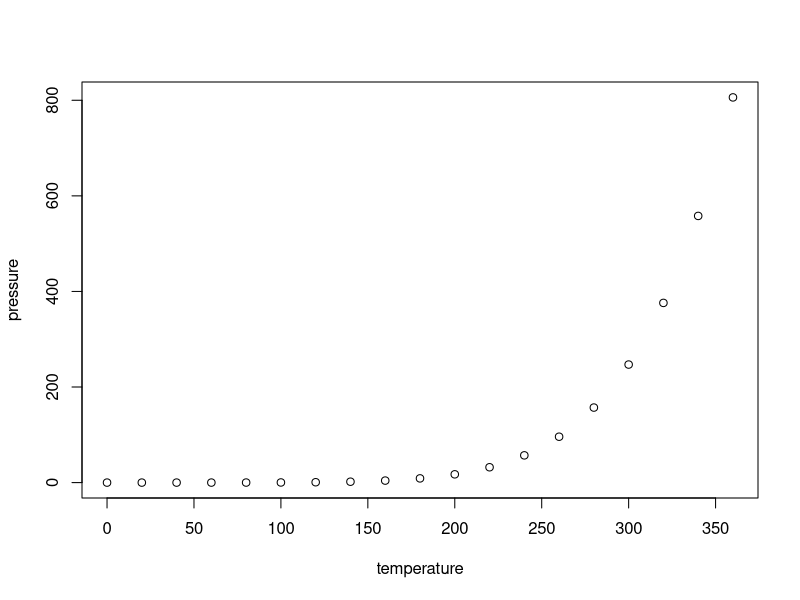
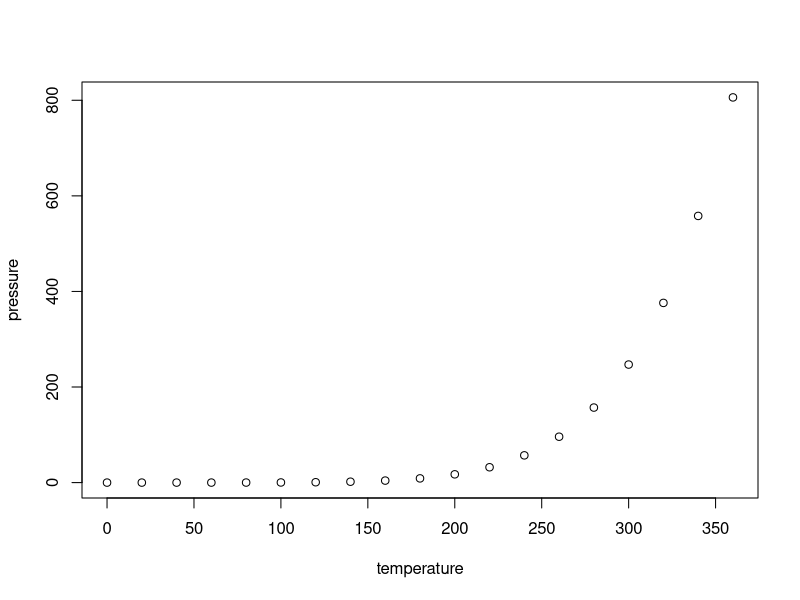
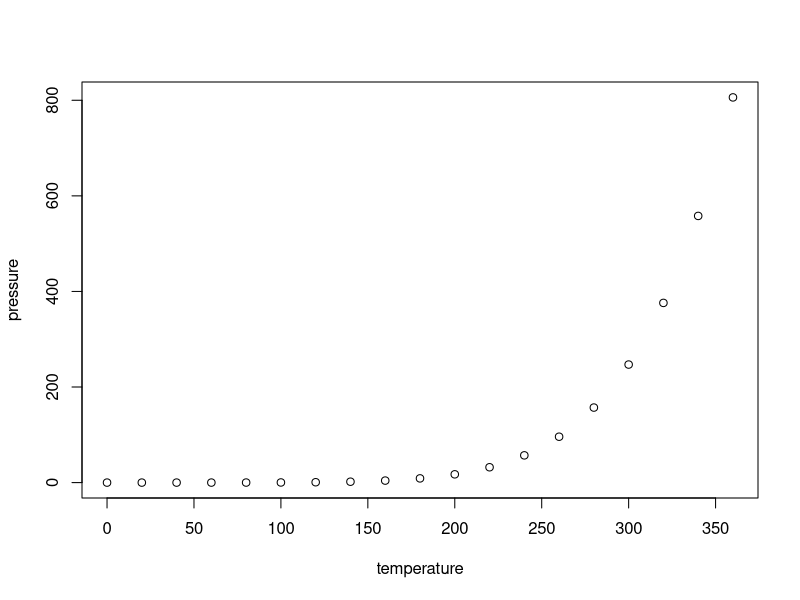
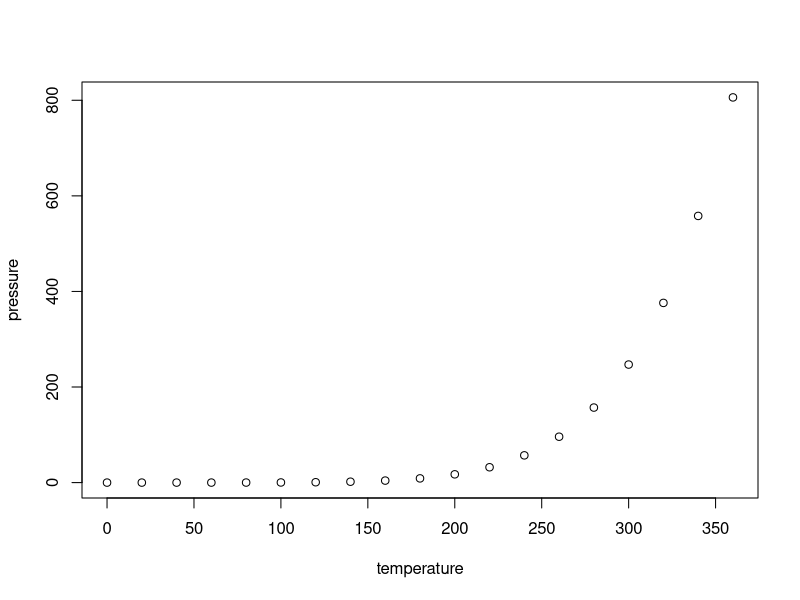
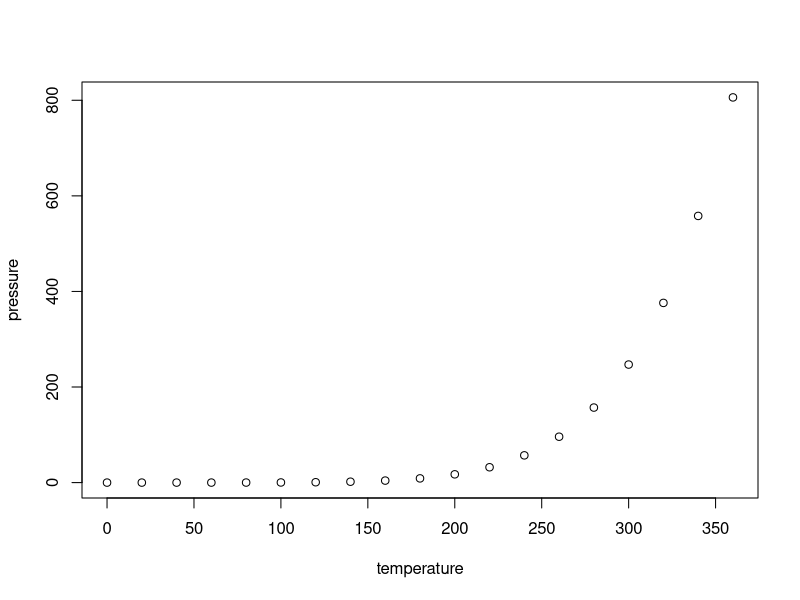

Write the R code that produced these figures, in order.
## ---- chunk 1
knitr::opts_chunk$set(fig.width=12,fig.height=8)
## ---- chunk 2
plot(pressure)
## ---- chunk 3
plot(pressure)
## ---- chunk 4
plot(pressure)
## ---- chunk 5
plot(pressure)
## ---- chunk 6
plot(pressure)
